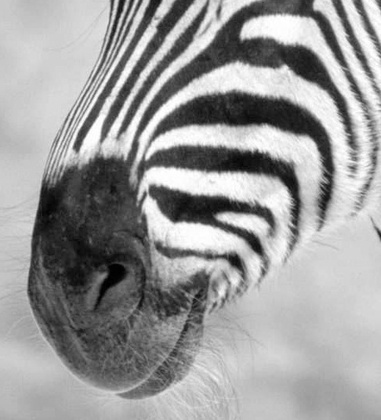
%> input picture CV/Exercise/GaussianLaplacian/Zebra.jpg, 381 x 420 px, shrunk from 486 x 536 before the run
$ octave --eval "GaussianLaplacian;"   (GNU Octave 9; MATLAB toolbox functions it lacks are replaced by stand-ins)
%> lines starting %> are read from the running program, lines starting %| are printed output that depends on the picture
function GaussianLaplacian()
img = imread('Zebra.jpg');
%> img is the input picture: size 420x381x3 uint8; min 0, max 255, mean 154.8
img = img(:,:,1);
%> img: size 420x381 uint8
%[m,n] = size(img);
flt = fspecial('gaussian',5,5);
imgStage{1} = img;
figure('Name','Guassian Pyramid','NumberTitle','off');
subplot(2,4,1);
imshow(imgStage{1});
for i=1:7
    imgStage{i} = imfilter(imgStage{i}, flt);
    imgStage{i+1}=imgStage{i}(1:2:end,1:2:end);
    subplot(2,4,i+1);
    imshow(imgStage{i+1});
end
%> this loop made 7 passes
%> pass 2, in GaussianLaplacian, `imshow(imgStage{i+1});`:
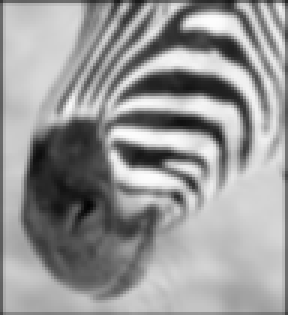
%> displayed picture: size 105x96, on the screen's scale of 0 to 255 (shown 3 times larger); min 3, max 253, mean 151.6
%> after the loop, imgStage = 8 items
%> after the loop:
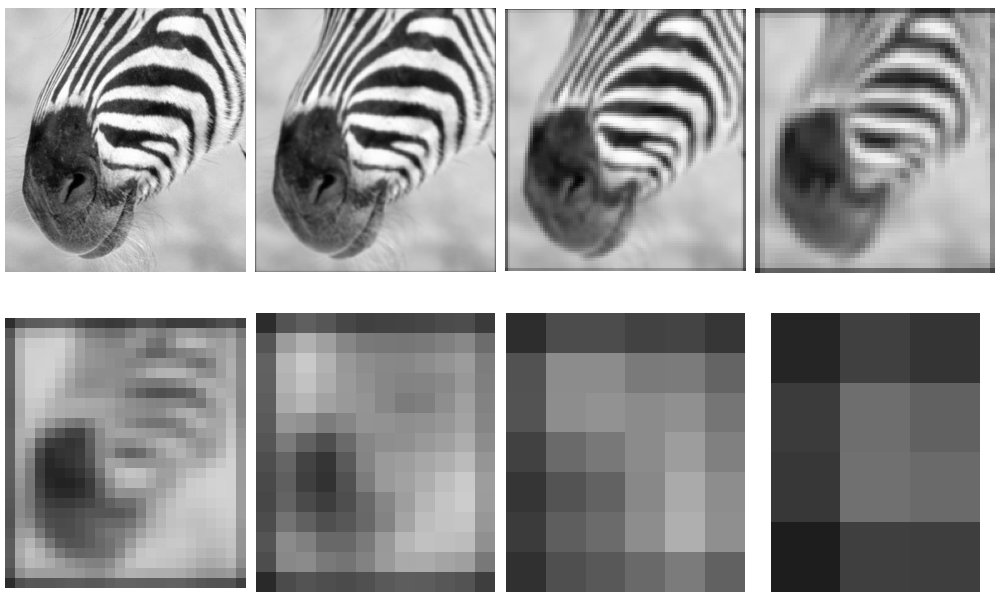
%> figure redrawn from the program's plot data, 8 panels

figure('Name','Laplacian Pyramid','NumberTitle','off');
subplot(2,4,8);
imshow(imgStage{8});
imgStageLap{8} = imgStage{8};
for i=7:-1:1
    %imgStage{i} = imfilter(imgStage{i}, flt);
    %imgStage{i-1}=imgStage{i}(1:2:end,1:2:end);
    [m,n]=size(imgStage{i});
    %[m2,n2]=size(imgStage{i});
    %imgStageLap{i}() = zeros(m,n);
    imgTemp=zeros(m,n);
    for j=1:m/2
       % imgStageLap{i}(2*j-1:2*j,:) = imgStage{i+1}(j,:);
       imgTemp(2*j-1,1:n/2)=imgStage{i+1}(j,1:n/2);
       imgTemp(2*j,1:n/2)=imgStage{i+1}(j,1:n/2);
    end
    imgTemp2 = zeros(m,n);
    for k=1:n/2
        imgTemp2(:,2*k-1) = imgTemp(:,k);
        imgTemp2(:,2*k) = imgTemp(:,k);
    end
    im1 = imgStage{i};
    im2 = im1 - uint8(imgTemp2);
    imgStageLap{i} = im2;
    subplot(2,4,i);
    imshow(imgStageLap{i},[]);
end
%> this loop made 7 passes
%> (m, n) on passes 1 to 7: (7, 6), (14, 12), (27, 24), (53, 48), (105, 96), (210, 191), (420, 381)
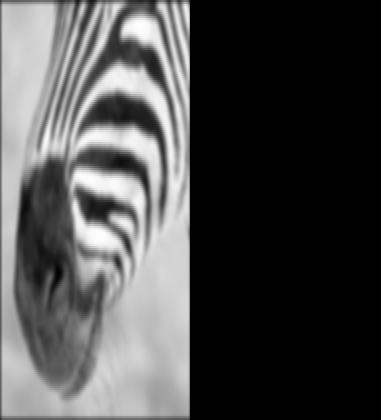
%> imgTemp: size 420x381 double; min 0, max 253, mean 75.9
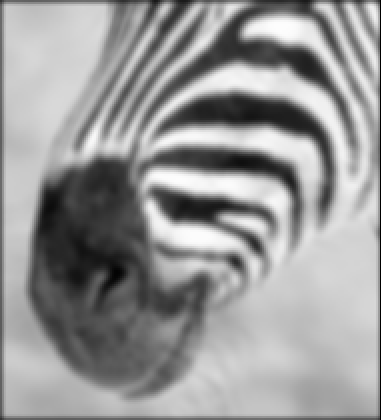
%> imgTemp2: size 420x381 double; min 0, max 253, mean 151.9
%> after the loop, imgStageLap = 8 items
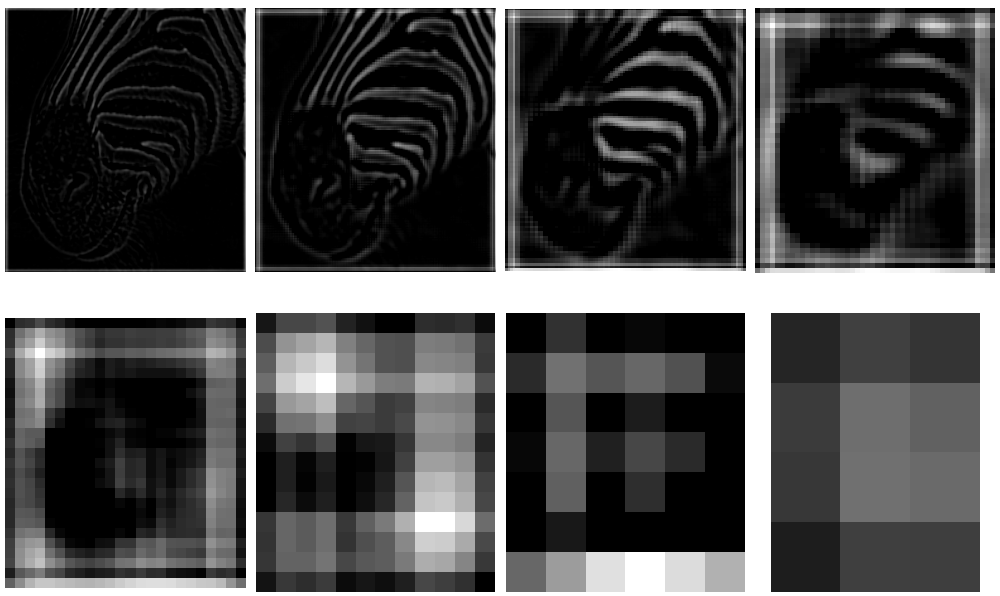
%> figure redrawn from the program's plot data, 8 panels

figure('Name','Gaussian Pyramid From Laplacian Pyramid','NumberTitle','off');
subplot(2,4,8);
imshow(imgStage{8});
imgStagenew{8} = imgStage{8};
for i=7:-1:1
    [m,n]=size(imgStage{i});
    %% C
    imgTemp=zeros(m,n);
    for j=1:m/2
       imgTemp(2*j-1,1:n/2)=imgStage{i+1}(j,1:n/2);
       imgTemp(2*j,1:n/2)=imgStage{i+1}(j,1:n/2);
    end
    imgTemp2 = zeros(m,n);
    for k=1:n/2
        imgTemp2(:,2*k-1) = imgTemp(:,k);
        imgTemp2(:,2*k) = imgTemp(:,k);
    end
    %%
    im1 = imgStageLap{i};
    im2 = im1 + uint8(imgTemp2);
    imgStagenew{i} = im2;
    subplot(2,4,i);
    imshow(imgStagenew{i});
end
%> this loop made 7 passes
%> pass 3, in GaussianLaplacian, `im2 = im1 + uint8(imgTemp2);`:
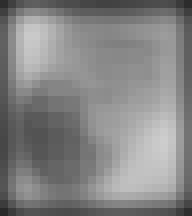
%> im2: size 27x24 uint8 (shown 8 times larger); min 41, max 205, mean 132.6
%> after the loop, imgStagenew = 8 items
%> `GaussianLaplacian;`:
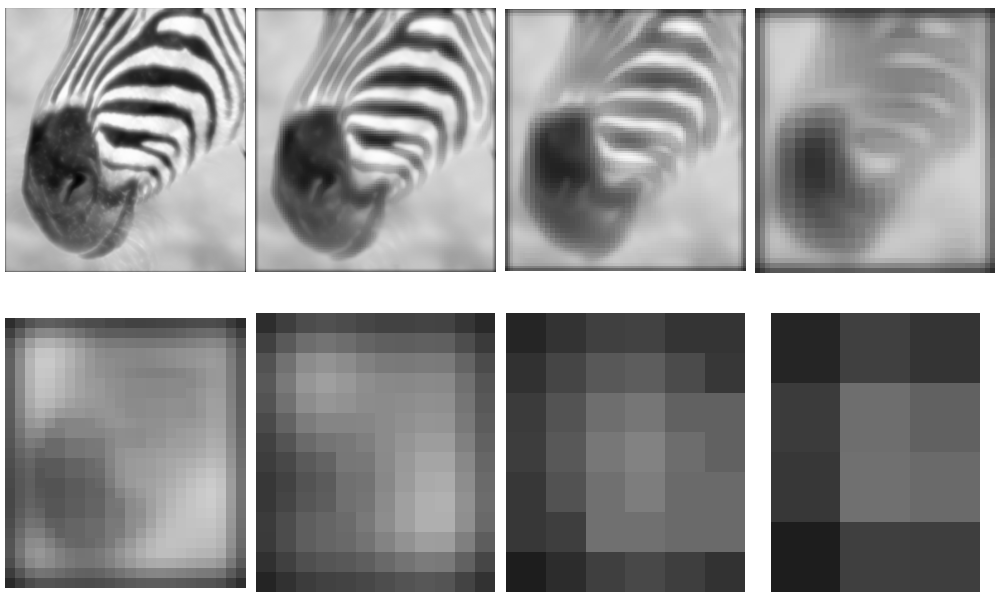
%> figure redrawn from the program's plot data, 8 panels

end
